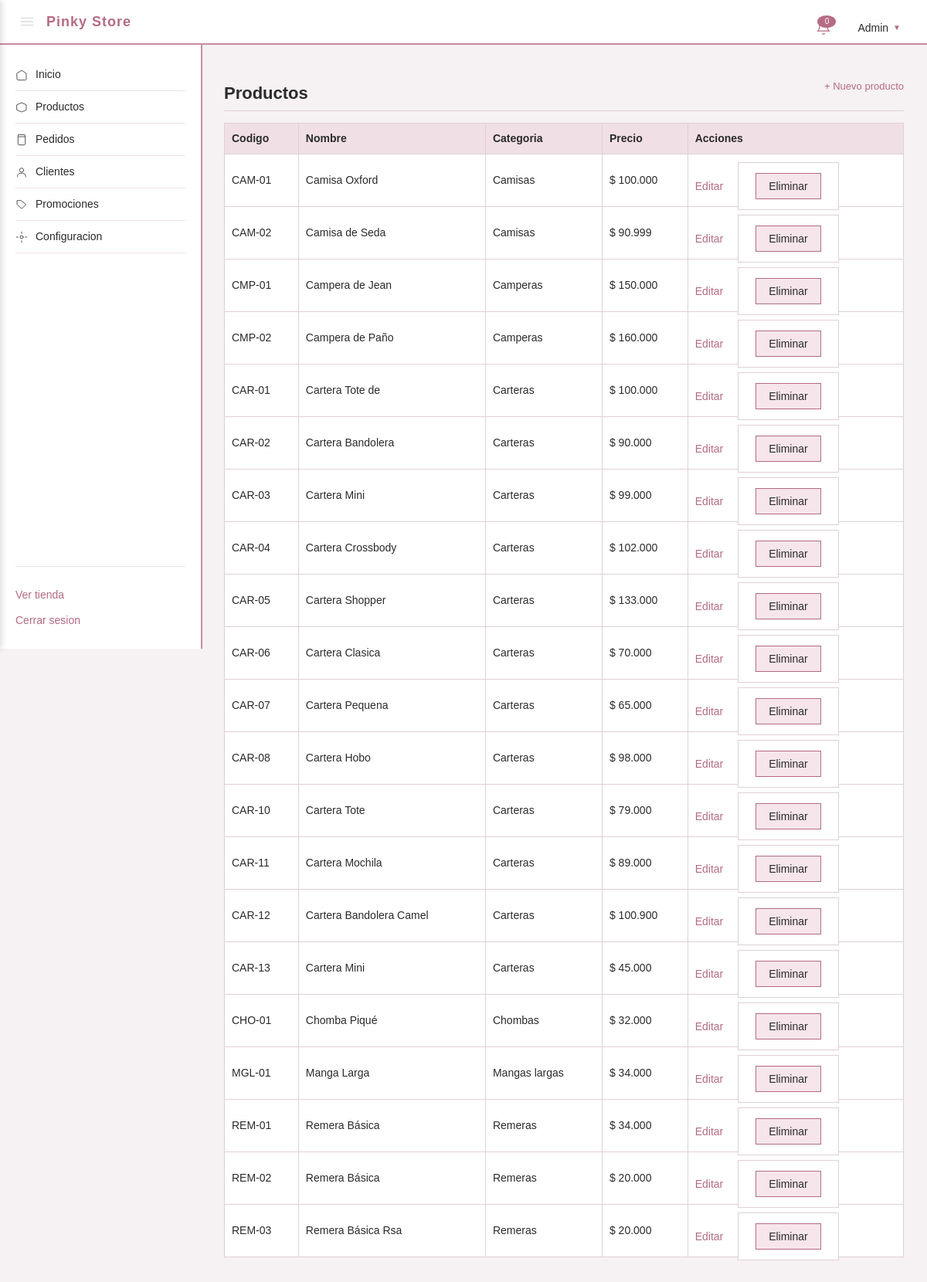
The app's page /admin/productos (signed in) with its own data.
### tables this page shows
CREATE TABLE productos (
    id              INT AUTO_INCREMENT PRIMARY KEY,
    codigo          VARCHAR(40)  NOT NULL UNIQUE,
    nombre          VARCHAR(150) NOT NULL,
    descripcion     TEXT         DEFAULT NULL,
    categoria       VARCHAR(80)  NOT NULL,
    color           VARCHAR(40)  DEFAULT NULL,
    precio          DECIMAL(10,2) NOT NULL,
    imagen          VARCHAR(255) NOT NULL,
    activo          TINYINT(1)   NOT NULL DEFAULT 1,
    creado_en       DATETIME     NOT NULL DEFAULT CURRENT_TIMESTAMP
);

### src/controllers/ProductoController.php (called while the page is built, shortened)
<?php
require_once __DIR__ . '/../models/Producto.php';
class ProductoController
{
    public function listar(array $params = []): void
    {
        $productos = Producto::todos();
        require __DIR__ . '/../../views/admin/productos.php';
    }
}

### src/models/Producto.php (called while the page is built, shortened)
<?php
class Producto
{
    public static function todos(): array
    {
        $db = getDB();
        $stmt = $db->query('SELECT * FROM productos WHERE activo = 1 ORDER BY categoria, id');
        $productos = $stmt->fetchAll();
        foreach ($productos as &$p) {
            $p['variantes'] = self::variantesDe((int)$p['id']);
        }
        return $productos;
    }
    public static function variantesDe(int $idProducto): array
    {
        $db = getDB();
        $stmt = $db->prepare('SELECT talle, stock FROM variantes WHERE id_producto = :id ORDER BY id');
        $stmt->execute([':id' => $idProducto]);
        return $stmt->fetchAll();
    }
}

### views/admin/productos.php (the view, shortened to what this page needs)
<?php require __DIR__ . '/../layout/headerAdmin.php'; ?>
<section>
  <div class="admin-seccion-titulo">
    <h2>Productos</h2>
    <a href="/admin/productos/nuevo">+ Nuevo producto</a>
  </div>
  <?php if (empty($productos)): ?>
    <p>No hay productos cargados.</p>
  <?php else: ?>
    <table>
      <tr>
        <th>Codigo</th>
        <th>Nombre</th>
        <th>Categoria</th>
        <th>Precio</th>
        <th>Acciones</th>
      </tr>
      <?php foreach ($productos as $p): ?>
        <tr>
          <td><?= htmlspecialchars($p['codigo']) ?></td>
          <td><?= htmlspecialchars($p['nombre']) ?></td>
          <td><?= htmlspecialchars($p['categoria']) ?></td>
          <td>$ <?= number_format($p['precio'], 0, ',', '.') ?></td>
          <td class="tabla-acciones">
            <a href="/admin/productos/editar/<?= $p['id'] ?>">Editar</a>
            <form method="POST" action="/admin/productos/eliminar" style="display:inline"
                  onsubmit="return confirm('¿Eliminar este producto?')">
              <button type="submit">Eliminar</button>
            </form>
          </td>
        </tr>
      <?php endforeach; ?>
    </table>
  <?php endif; ?>
</section>
<?php require __DIR__ . '/../layout/footerAdmin.php'; ?>

### public/index.php (shortened to what this page needs)
<?php
$uri  = parse_url($_SERVER['REQUEST_URI'], PHP_URL_PATH);
$ruta = trim($uri, '/');
$metodo = $_SERVER['REQUEST_METHOD'];
foreach ($rutas as $r) {
    [$m, $patron, $controlador, $accion] = $r;
    if ($m !== $metodo) continue;
    $regex = '#^' . preg_replace('#:([a-zA-Z_]+)#', '(?P<$1>[^/]+)', $patron) . '$#';
    if (preg_match($regex, $ruta, $matches)) {
        $instancia = new $controlador();
        $params = array_filter($matches, 'is_string', ARRAY_FILTER_USE_KEY);
        $instancia->$accion($params);
        break;
    }
}
    ?>

### public/css/styles.css (style rules this page uses)
body { font-family: Arial, sans-serif; background-color: #f6f1f3; color: #2b2b2b; margin: 0; padding: 0; font-size: 15px; line-height: 1.5; }
section { margin-bottom: 35px; }
h2 { color: #2b2b2b; font-size: 20px; border-bottom: 1px solid #e0d0d6; padding-bottom: 6px; margin-bottom: 15px; }
table { width: 100%; border-collapse: collapse; background-color: #ffffff; margin-bottom: 20px; }
table th { background-color: #f0e0e6; text-align: left; padding: 9px; border: 1px solid #e0d0d6; font-size: 14px; color: #2b2b2b; }
table td { padding: 9px; border: 1px solid #e0d0d6; font-size: 14px; }
form { background-color: #ffffff; border: 1px solid #e0d0d6; padding: 22px; max-width: 420px; }
button { margin-top: 15px; padding: 8px 16px; background-color: #f6e6eb; border: 1px solid #b56b83; color: #2b2b2b; font-size: 14px; font-family: inherit; cursor: pointer; }
.admin-contenido h2 { font-size: 22px; color: #2b2b2b; border-bottom: 1px solid #e0d0d6; padding-bottom: 8px; margin-bottom: 20px; }
.admin-seccion-titulo { display: flex; justify-content: space-between; align-items: center; border-bottom: 1px solid #e0d0d6; padding-bottom: 6px; margin-bottom: 15px; }
.admin-seccion-titulo h2 { border-bottom: none; padding-bottom: 0; margin-bottom: 0; }
.admin-seccion-titulo a { color: #b56b83; text-decoration: none; font-size: 13px; }
.tabla-acciones a { margin-right: 15px; color: #b56b83; text-decoration: none; }

### records on screen
productos: codigo "CAM-01", nombre "Camisa Oxford", categoria "Camisas", precio "100.000"
productos: codigo "CAM-02", nombre "Camisa de Seda", categoria "Camisas", precio "90.999"
productos: codigo "CMP-01", nombre "Campera de Jean", categoria "Camperas", precio "150.000"
productos: codigo "CMP-02", nombre "Campera de Paño", categoria "Camperas", precio "160.000"
productos: codigo "CAR-01", nombre "Cartera Tote de", categoria "Carteras", precio "100.000"
productos: codigo "CAR-02", nombre "Cartera Bandolera", categoria "Carteras", precio "90.000"
productos: codigo "CAR-03", nombre "Cartera Mini", categoria "Carteras", precio "99.000"
productos: codigo "CAR-04", nombre "Cartera Crossbody", categoria "Carteras", precio "102.000"
productos: codigo "CAR-05", nombre "Cartera Shopper", categoria "Carteras", precio "133.000"
productos: codigo "CAR-06", nombre "Cartera Clasica", categoria "Carteras", precio "70.000"
productos: codigo "CAR-07", nombre "Cartera Pequena", categoria "Carteras", precio "65.000"
productos: codigo "CAR-08", nombre "Cartera Hobo", categoria "Carteras", precio "98.000"
productos: codigo "CAR-10", nombre "Cartera Tote", categoria "Carteras", precio "79.000"
productos: codigo "CAR-11", nombre "Cartera Mochila", categoria "Carteras", precio "89.000"
productos: codigo "CAR-12", nombre "Cartera Bandolera Camel", categoria "Carteras", precio "100.900"
productos: codigo "CAR-13", nombre "Cartera Mini", categoria "Carteras", precio "45.000"
productos: codigo "CHO-01", nombre "Chomba Piqué", categoria "Chombas", precio "32.000"
productos: codigo "MGL-01", nombre "Manga Larga", categoria "Mangas largas", precio "34.000"
productos: codigo "REM-01", nombre "Remera Básica", categoria "Remeras", precio "34.000"
productos: codigo "REM-02", nombre "Remera Básica", categoria "Remeras", precio "20.000"
productos: codigo "REM-03", nombre "Remera Básica Rsa", categoria "Remeras", precio "20.000"
